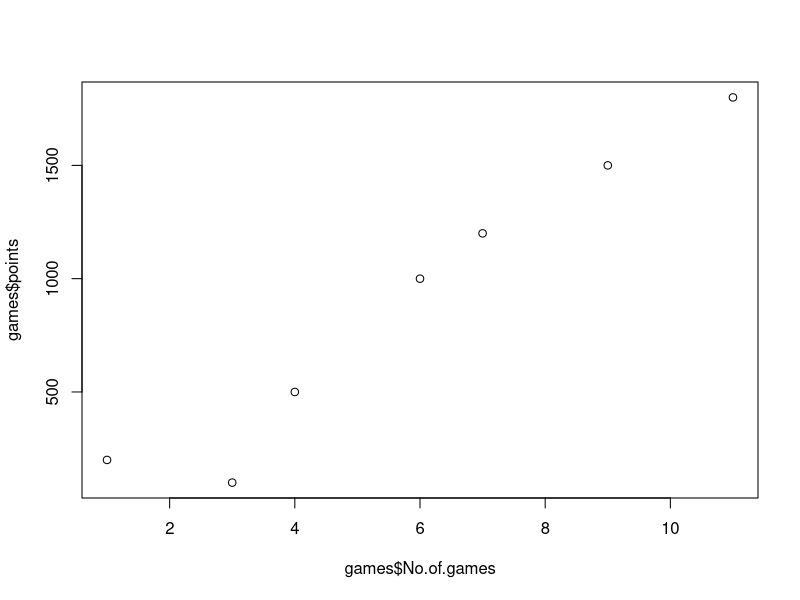
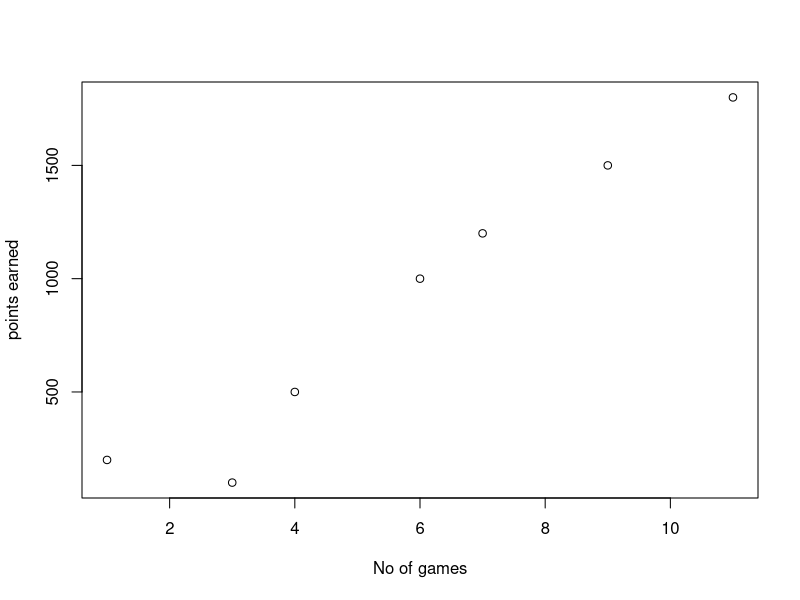
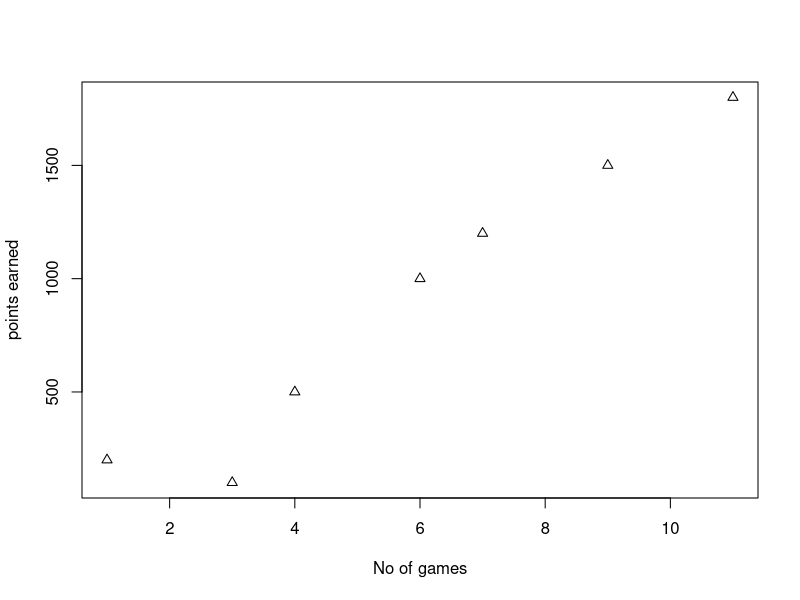
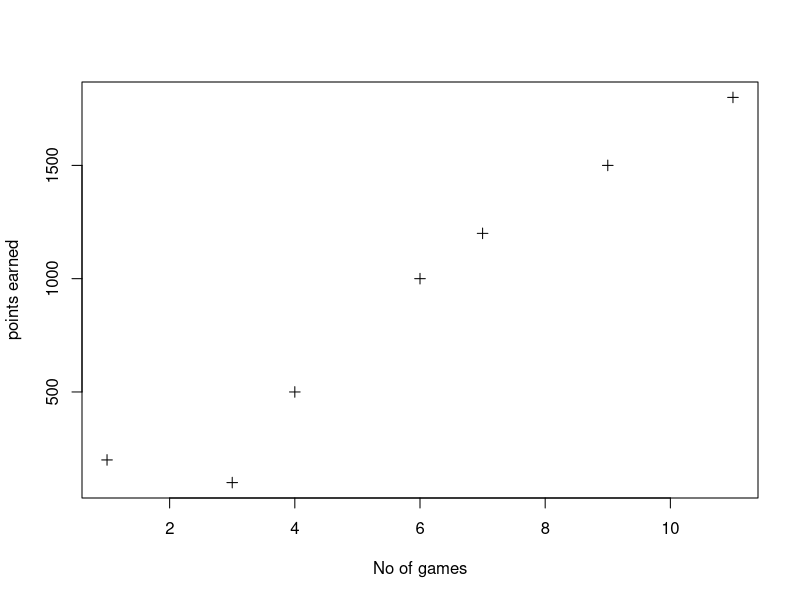
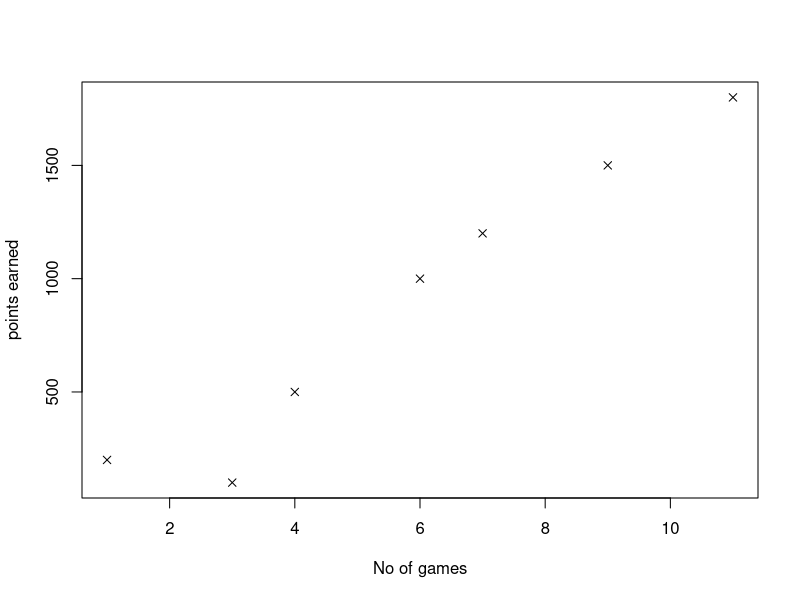
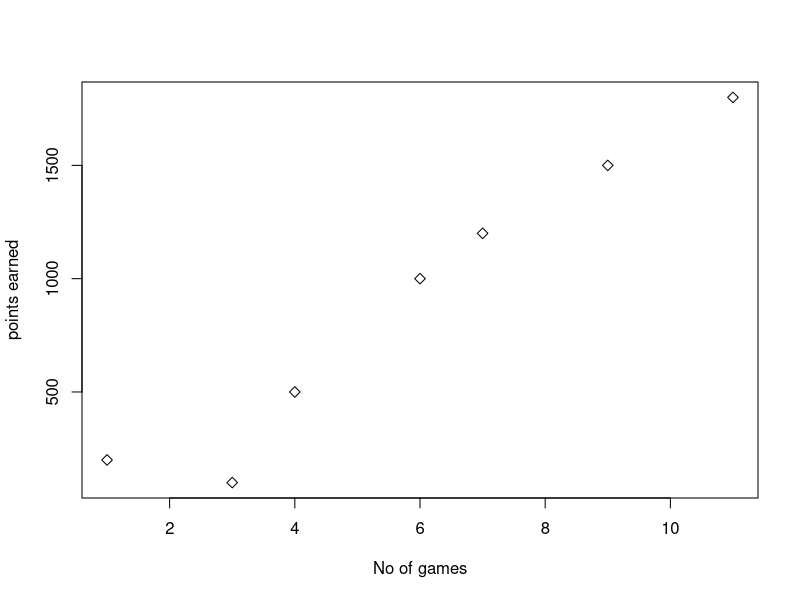

Write the R code that produced these figures, in order.
games<-data.frame(No.of.games=c(3,4,1,7,9,11,6), points=c(100,500,200,1200,1500,1800, 1000))
plot(games$No.of.games,games$points)

plot(games$No.of.games,games$points, xlab="No of games", ylab="points earned", pch=1)

plot(games$No.of.games,games$points, xlab="No of games", ylab="points earned", pch=2)

plot(games$No.of.games,games$points, xlab="No of games", ylab="points earned", pch=3)

plot(games$No.of.games,games$points, xlab="No of games", ylab="points earned", pch=4)

plot(games$No.of.games,games$points, xlab="No of games", ylab="points earned", pch=5)